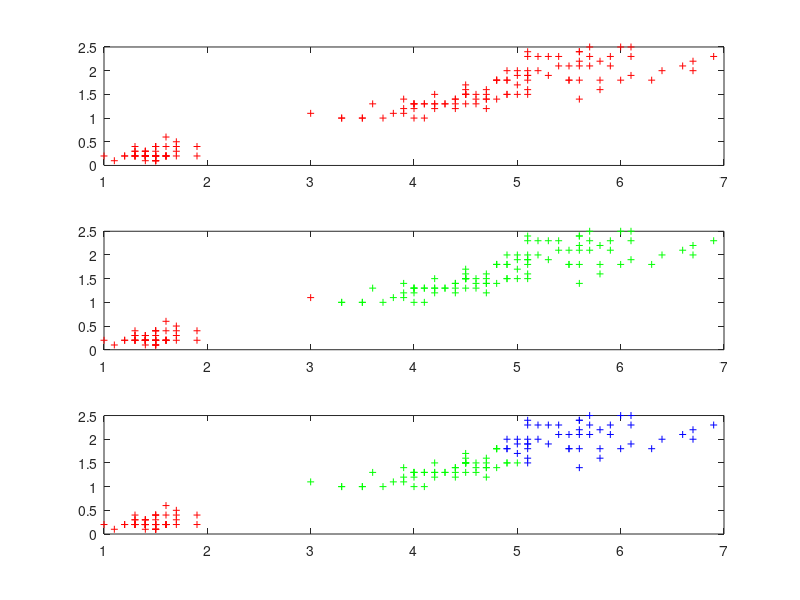

Write the MATLAB code that produced this figure.
Iris = load('iris.txt');

Y = Iris(:, 1) + 1;

X = Iris(:, 4:5);

Yp = kmeans(X, 3);

CF = confusionmat(Y, Yp);

C1= [0 0; 0 0; 0 0];
Yp1 = kmeans(X, 3, 'Start', C1, 'EmptyAction', 'drop');
CF1 = confusionmat(Y, Yp1);

C2= [0 0; 2.5 5; 5 10];
Yp2 = kmeans(X, 3, 'Start', C2, 'EmptyAction', 'drop');
CF2 = confusionmat(Y, Yp1);

C3= [0 0; 2.5 1.5; 5 2.5];
Yp3 = kmeans(X, 3, 'Start', C3, 'EmptyAction', 'drop');
CF3 = confusionmat(Y, Yp1);

subplot(3, 1, 1);
plot(X(Yp1==1, 1), X(Yp1==1, 2), 'r+', "MarkerSize", 5);
hold on;
plot(X(Yp1==2, 1), X(Yp1==2, 2), 'g+', "MarkerSize", 5);
plot(X(Yp1==3, 1), X(Yp1==3, 2), 'b+', "MarkerSize", 5);
hold off;

subplot(3, 1, 2);
plot(X(Yp2==1, 1), X(Yp2==1, 2), 'r+', "MarkerSize", 5);
hold on;
plot(X(Yp2==2, 1), X(Yp2==2, 2), 'g+', "MarkerSize", 5);
plot(X(Yp2==3, 1), X(Yp2==3, 2), 'b+', "MarkerSize", 5);
hold off;

subplot(3, 1, 3);
plot(X(Yp3==1, 1), X(Yp3==1, 2), 'r+', "MarkerSize", 5);
hold on;
plot(X(Yp3==2, 1), X(Yp3==2, 2), 'g+', "MarkerSize", 5);
plot(X(Yp3==3, 1), X(Yp3 ...
    ==3, 2), 'b+', "MarkerSize", 5);
hold off;